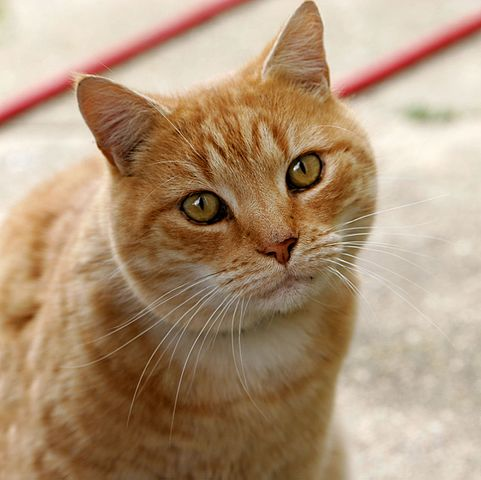
#> input picture kot.jpg, 481 x 480 px
$ python zaliczenie.py
#> lines starting #> are read from the running program, lines starting #| are printed output that depends on the picture
from PIL import Image
import PIL.ImageOps

# [20 lines of commented-out code are left out]

image = Image.open('kot.jpg')
#> image is the input picture: PIL image 481x480 RGB; mean R, G, B 175.9, 148.8, 120.7
inverted_image = PIL.ImageOps.invert(image)
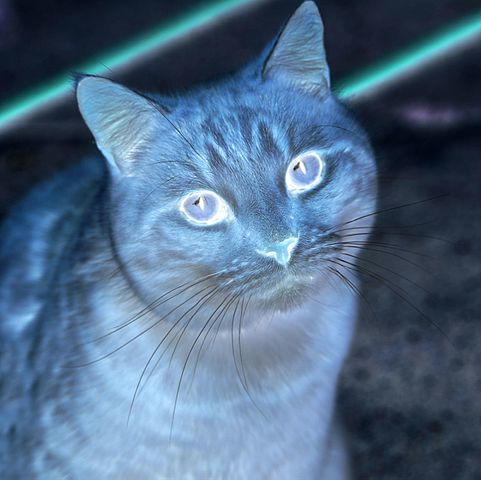
#> inverted_image: PIL image 481x480 RGB; mean R, G, B 79.1, 106.2, 134.3
inverted_image.show()
print("inverted")
